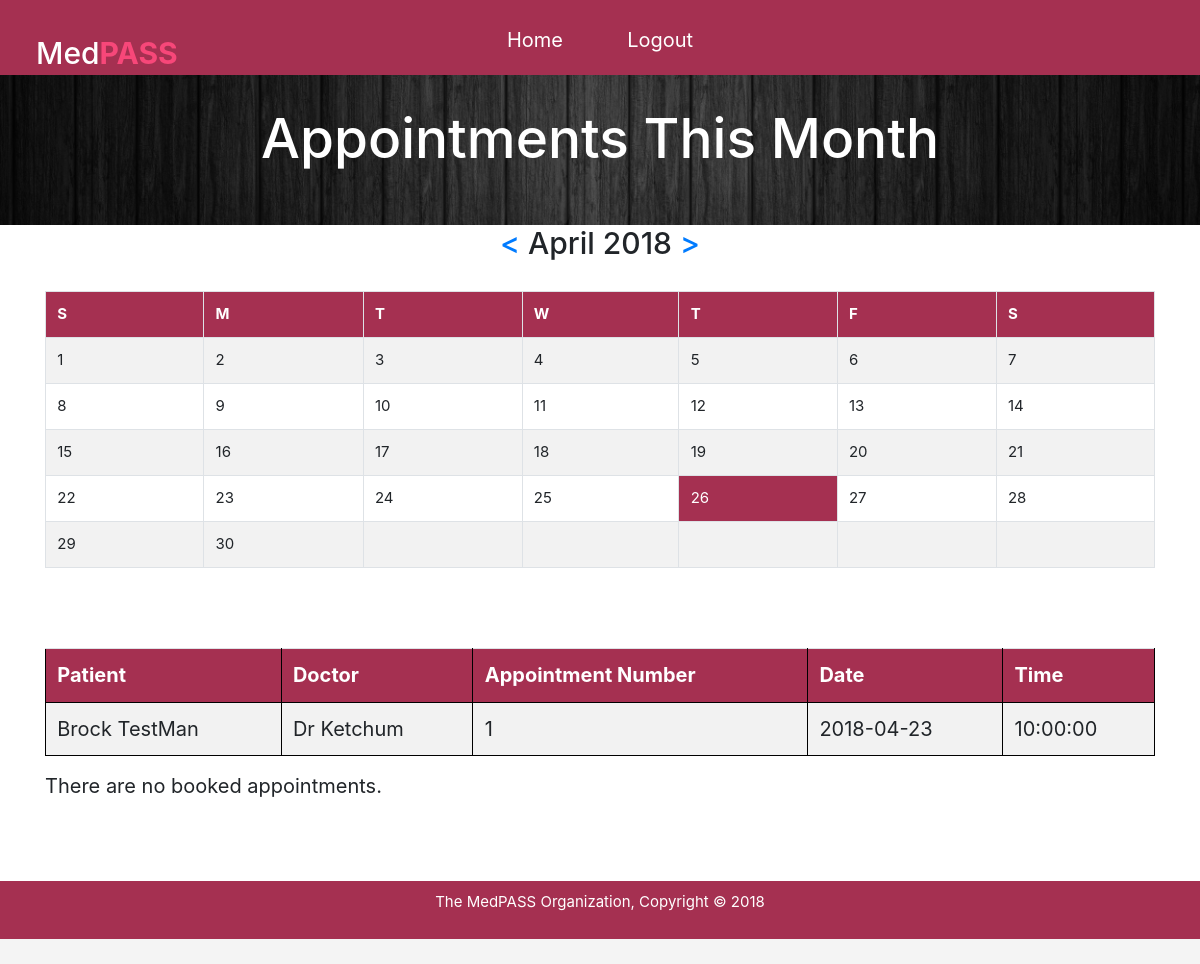
/MedPASS_AdminAppointmentsList.php, run on an earlier commit of the app's database.
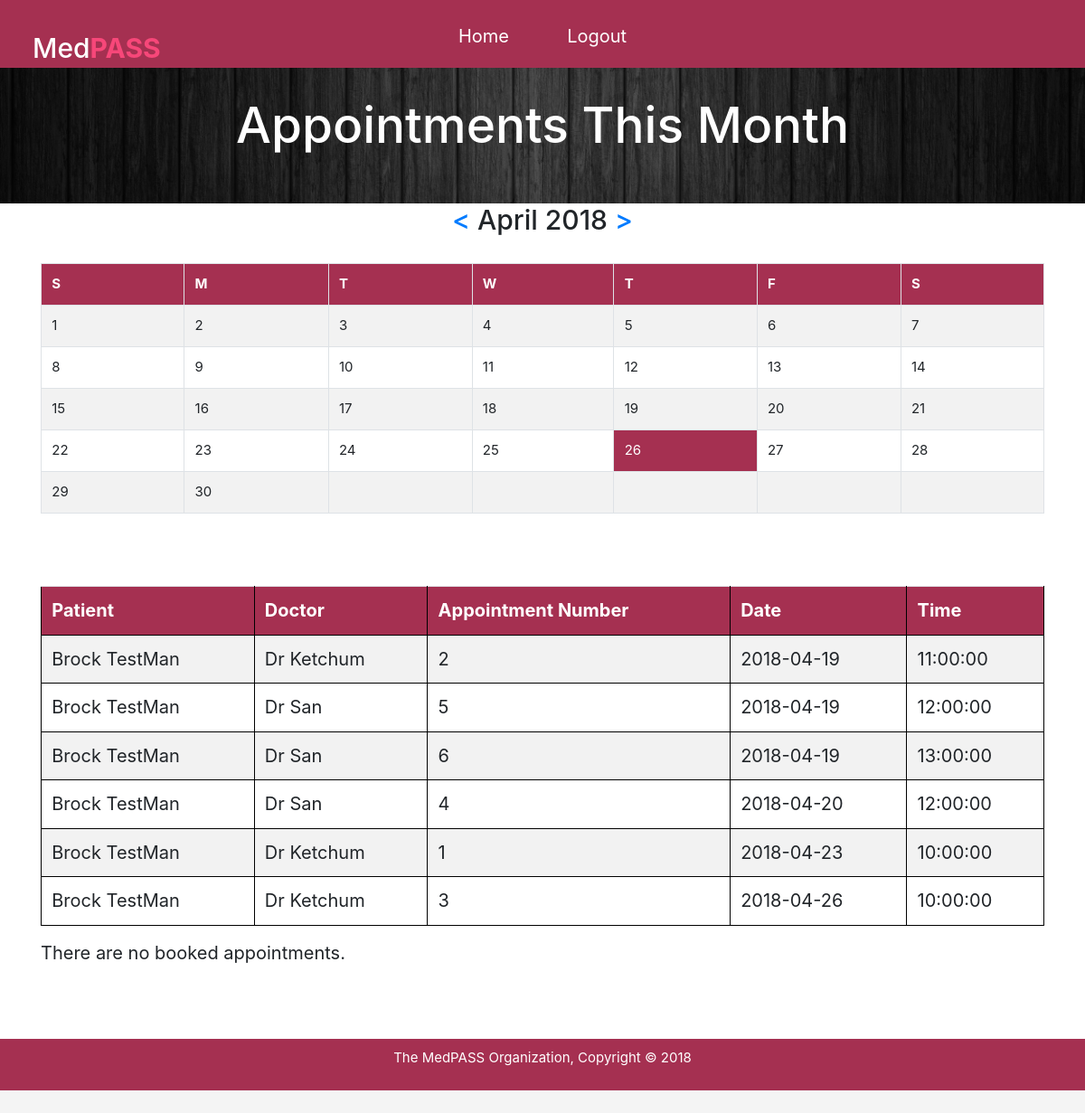
And on a later commit of the database.
### tables this page shows
CREATE TABLE IF NOT EXISTS `appointment` (
  `App_No` int(255) UNSIGNED NOT NULL AUTO_INCREMENT,
  `Date` date NOT NULL,
  `Time` time NOT NULL,
  `PID` int(255) UNSIGNED NOT NULL,
  `Prac_ID` int(255) UNSIGNED NOT NULL,
  PRIMARY KEY (`App_No`),
  KEY `PID` (`PID`),
  KEY `Prac_ID` (`Prac_ID`)
);

CREATE TABLE IF NOT EXISTS `patient` (
  `Patient_ID` int(255) UNSIGNED NOT NULL AUTO_INCREMENT,
  `FName` varchar(30) NOT NULL,
  `LName` varchar(30) NOT NULL,
  `DOB` date NOT NULL,
  `Sex` varchar(10) NOT NULL,
  `Phone` varchar(10) NOT NULL,
  `Address` varchar(50) DEFAULT NULL,
  `Email` varchar(50) DEFAULT NULL,
  `Username` varchar(50) NOT NULL,
  `PASSWORD` varchar(255) NOT NULL,
  PRIMARY KEY (`Patient_ID`),
  UNIQUE KEY `Username` (`Username`)
);

CREATE TABLE IF NOT EXISTS `medical_practitioner` (
  `Employee_ID` int(255) UNSIGNED NOT NULL AUTO_INCREMENT,
  `FName` varchar(30) NOT NULL,
  `LName` varchar(30) NOT NULL,
  `Specialization` varchar(255) NOT NULL,
  `Phone` varchar(10) NOT NULL,
  `Address` varchar(50) DEFAULT NULL,
  `Email` varchar(50) DEFAULT NULL,
  `Reg_No` int(255) UNSIGNED NOT NULL,
  `Username` varchar(50) NOT NULL,
  `PASSWORD` varchar(255) NOT NULL,
  PRIMARY KEY (`Employee_ID`),
  UNIQUE KEY `Reg_No` (`Reg_No`),
  UNIQUE KEY `Username` (`Username`)
);

### config.php (called while the page is built, shortened)
<?php
function db_connect() {
    $servername = "localhost";
    $username = "root";
    $password = "";
    $dbname = "medpass";
    if(!isset($link)) {
        $link = mysqli_connect($servername, $username, $password, $dbname);
    }
    return $link;
}
?>

### db_functions.php (called while the page is built, shortened)
<?php
include 'config.php';
function db_select($query) {
    $rows = array();
    $result = db_query($query);
    while ($row = mysqli_fetch_assoc($result)) {
        $rows[] = $row;
    }
    return $rows;
}
function db_query($query) {
    $connection = db_connect();
    $result = mysqli_query($connection,$query);
    return $result;
}

### MedPASS_AdminAppointmentsList.php (the view, shortened to what this page needs)
<?php
include 'db_functions.php';
if (isset($_GET['ym'])) {
    $ym = $_GET['ym'];
} else {
    $ym = date('Y-m');
}
$timestamp = strtotime($ym . '-01');
$today = date('Y-m-j', time());
$html_title = date('F', $timestamp) . " " . date('Y', $timestamp);
$prev = date('Y-m', mktime(0, 0, 0, date('m', $timestamp)-1, 1, date('Y', $timestamp)));
$next = date('Y-m', mktime(0, 0, 0, date('m', $timestamp)+1, 1, date('Y', $timestamp)));
$day_count = date('t', $timestamp);
$str = date('w', mktime(0, 0, 0, date('m', $timestamp), 1, date('Y', $timestamp)));
$weeks = array();
$week = '';
$week .= str_repeat('<td></td>', $str);
for ( $day = 1; $day <= $day_count; $day++, $str++) {
    $date = $ym.'-'.$day;
    $td_id = date('F', $timestamp) . '-' . $day;
    if ($today == $date) {
        $week .= '<td id="' . $td_id . '"' . ' class="today" onclick="toggle_visibility(\'' . $td_id . '\');">'.$day;
    } else {
        $week .= '<td id="' . $td_id . '"' . ' onclick="toggle_visibility(\'' . $td_id . '\');">'.$day;
    }
    $week .= '</td>';
    if ($str % 7 == 6 || $day == $day_count) {
        if($day == $day_count) {
            $week .= str_repeat('<td></td>', 6 - ($str % 7));
        }
        $weeks[] = '<tr>'.$week.'</tr>';
        $week = '';
    }
}
?>
<!DOCTYPE html>
<html lang="ja">
<head>
  <link rel="stylesheet" href="AdminFormat.css">
  <link rel="stylesheet" href="https://maxcdn.bootstrapcdn.com/bootstrap/4.0.0/css/bootstrap.min.css">
</head>
<body>
  <div class="wrapper">
    <header style="margin-top: 20px;">
      <nav>
        <div class="logo" style="margin-top: 40px;">
          <h2>Med<span class="highlight">PASS</span></h2>
        </div>
        <div class="menu">
          <ul>
            <li><a href="MedPASS_AdminHome.php">Home</a></li>
			<li><a href="MedPASS_Welcome.php">Logout</a></li>
          </ul>
        </div>
      </nav>
    </header>
    <section id="showcase">
      <div class="patientSubPage">
        <h1>Appointments This Month</h1> <!DATABASE TODO>
      </div>
    </section>
  </div>
  <section id"content">
	<div class="container">
		<h2 align="center"><a href="?ym=<?php echo $prev; ?>">&lt;</a> <?php echo $html_title; ?> <a href="?ym=<?php echo $next; ?>">&gt;</a></h2>
		<br>
		<table class="table table-bordered">
			<tr>
				<th>S</th>
				<th>M</th>
				<th>T</th>
				<th>W</th>
				<th>T</th>
				<th>F</th>
				<th>S</th>
			</tr>
			<?php
				foreach ($weeks as $week) {
					echo $week;
				}
			?>
		</table>
	</div>
	<div class="container contentSubPage">
      <p>
      <?php
    $search = "SELECT p.FName AS PFName, p.LName AS PLName, m.LName AS MLName, a.Date, a.Time, a.App_No FROM appointment AS a, medical_practitioner AS m, patient AS p
        WHERE a.PID=p.Patient_ID AND a.Prac_ID = m.Employee_ID AND a.App_No IS NOT NULL ORDER BY Date, Time";
    $rows = db_select($search);
    echo "<table class=\"table\">
      <thead{vertical-align: left}>
        <tr>
            <th>Patient</th>
            <th>Doctor</th>
            <th>Appointment Number</th>
            <th>Date</th>
            <th>Time</th>
        </tr>
      </thead>";
foreach($rows as $value) {
    echo "<tr>";
    echo "<td>".$value['PFName']." ".$value['PLName']."</td>";
    echo "<td>Dr ".$value['MLName']."</td>";
    echo "<td>".$value['App_No']."</td>";
    echo "<td>".$value['Date']."</td>";
    echo "<td>".$value['Time']."</td>";
    echo "</tr>";
}
echo "</table>";
?>
	  There are no booked appointments.<br>
      </p>
    </div>
  </section>
  <footer>
    <p>The MedPASS Organization, Copyright &copy; 2018</p>
  </footer>
</body>
</html>

### AdminFormat.css (style rules this page uses)
html, body { font: 15px/1.5 Amiko, Arial, sans-serif; margin-top: -25px; margin-right: 0; margin-left: 0; margin-bottom: -5px; width: 100%; background-color: #f4f4f4; }
body { font-family: Amiko; width: 100%; text-align: center }
header { position: fixed; width: 100%; min-height: 80px; background-size: cover; background-color:#a53051; }
.contentSubPage { width: 90%; margin:4em auto; font-size: 20px; line-height: 30px; text-align: justify; padding-top: 0; }
.logo { position: fixed; float: left; margin-top: 0; margin-left: 36px; color: #fff; font-weight: bold; font-size: 24px; }
nav { position: fixed; width: 100%; }
nav ul { list-style: none; background: rgba(0, 0, 0, 0); overflow: hidden; color: #fff; padding: 0px; text-align: center; margin: 0px; transition: 1s; }
nav ul li { display: inline-block; padding: 30px; }
nav ul li a { text-decoration: none; color: #fff; font-size: 20px; }
header .highlight, header .current a { color: #f74779; font-weight: bold; }
a, a:visited, a:hover, a:active { color: inherit; }
#showcase { text-align: center; }
#showcase .patientSubPage { color: white; min-height: 250px; background: url("blackWallpaper.jpg") no-repeat; background-size: cover; }
#showcase .patientSubPage h1 { padding-top: 130px; font-size: 55px; margin-bottom: 10px; }
#showcase h1 { padding-top: 220px; font-size: 55px; margin-bottom: 10px; }
footer { color:#ffffff; background-color:#a53051; text-align:center; min-height: 10px; padding: 10px; }
.today { background:#a53051; color: #fff; }
table { border-collapse: collapse; width: 80%; }
table, td, th, tr { border: 1px solid black; padding: 8px; }
tr:nth-child(even) { background-color: #f2f2f2; }
th { padding-top: 5px; padding-bottom: 5px; text-align: left; background-color: #a53051; color: white; }
tr { padding-top: 5px; padding-bottom: 5px; }

What changed in the data, as far as the page shows it:
added appointment: PID.FName "Brock", PID.LName "TestMan", Prac_ID.LName "Ketchum", App_No "2", Date "2018-04-19", Time "11:00:00"
added appointment: PID.FName "Brock", PID.LName "TestMan", Prac_ID.LName "San", App_No "5", Date "2018-04-19", Time "12:00:00"
added appointment: PID.FName "Brock", PID.LName "TestMan", Prac_ID.LName "San", App_No "6", Date "2018-04-19", Time "13:00:00"
added appointment: PID.FName "Brock", PID.LName "TestMan", Prac_ID.LName "San", App_No "4", Date "2018-04-20", Time "12:00:00"
added appointment: PID.FName "Brock", PID.LName "TestMan", Prac_ID.LName "Ketchum", App_No "3", Date "2018-04-26", Time "10:00:00"
